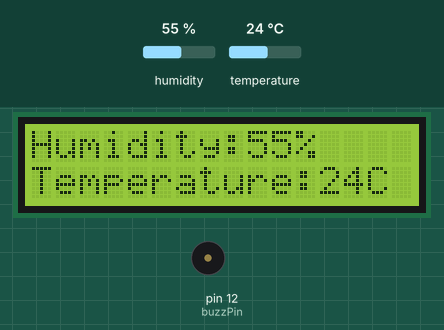
This sketch was run on a simulated Arduino Uno, built with avr-gcc and run on an emulated ATmega328P. On the bench: 16×2 character LCD, buzzer (waves = sounding, pin HIGH). The test bench sets the inputs (shaded band); at power-on: temperature 24 °C, humidity 55 %. What the sketch prints to the serial monitor is not drawn.

Above: at 3.2 s.
3.3 s: temperature set to 28 °C
At 4.6 s:
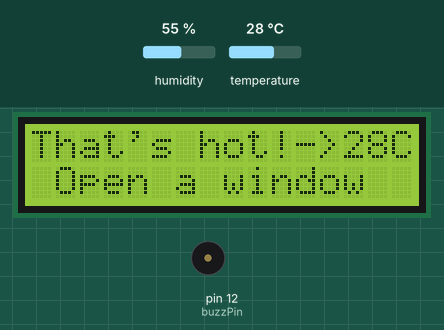
6.9 s: temperature set to 12 °C
At 8.1 s:
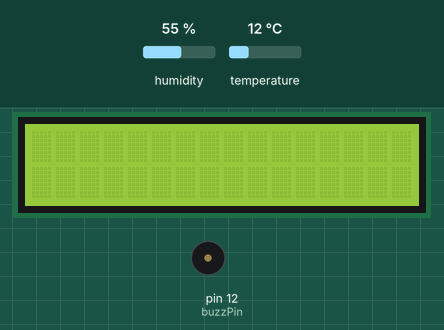
9.1 s: humidity set to 22 %
At 10.5 s:
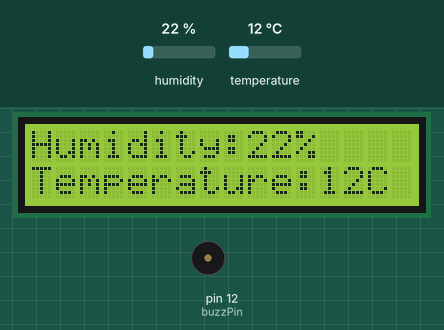
11.1 s: humidity set to 40 %
At 12.8 s:
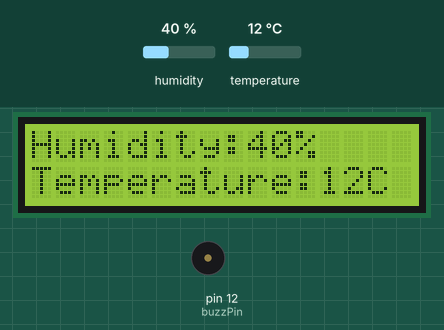
13.2 s: temperature set to 33 °C
At 15.0 s:
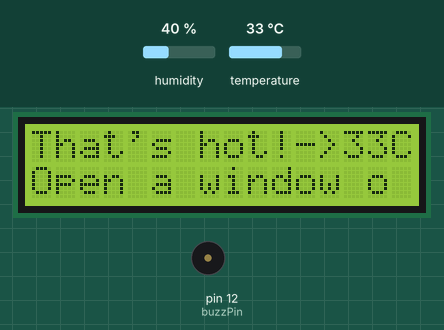
Timing chart, 0 to 28.0 s (numbered marks = the images above; inputs shaded):
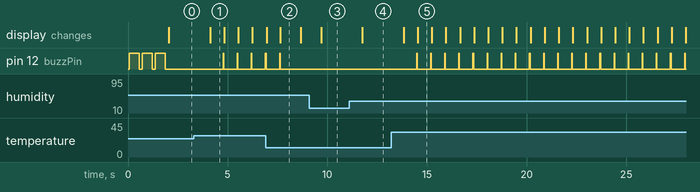

The sketch:

sensor.ino
```cpp
// include data.h file for all libraries and constants
#include "data.h"

// create a DHT object
dht DHT;

/*
* humidity and temperature variables are created
* in this scope as they are to be manipulated
*/
int humidity = 0, temperature = 0;

// variables that will be used in the manipulation of the Strings
int end = 0;
String displayMessage = "";

// create an LCD object
LiquidCrystal lcd = LiquidCrystal(RS, E, D4, D5, D6, D7);

// setup code to run once
void setup()
{
  // begin the serial monitor at a 9600 baud rate
  Serial.begin(9600);
  // set the buzzer pin as OUTPUT
  pinMode(buzzPin, OUTPUT);
  // specify the LCD's number of columns and rows
  lcd.begin(16, 2);
  // run the boot sequence
  bootSequence();
}

// code to loop through
void loop()
{
  // call a method to read the temperature and humidity info
  getReading();

  /*
  * while the sensor reads the already defined "TOO_HOT"
  * value run thorugh the help message, beeper, etc
  */
  hotAction();

  //Wait 1 seconds before accessing sensor again.
  delay(1000);
}

/*
* a set of beeps (3) totalling 1.95 seconds to
* allow for the user to know the program begins,
* also giving time for the display and sensor to boot up
*/
void bootSequence()
{
  digitalWrite(buzzPin, HIGH);
  delay(500);
  digitalWrite(buzzPin, LOW);
  delay(150);
  digitalWrite(buzzPin, HIGH);
  delay(500);
  digitalWrite(buzzPin, LOW);
  delay(150);
  digitalWrite(buzzPin, HIGH);
  delay(500);
  digitalWrite(buzzPin, LOW);
  delay(150);
}

/*
* Get a reading from the sensor to show
* the Humidity (%) and the Temperature (degrees C)
* on the LCD display, using both its rows
*/
void getReading()
{
  // read the value/input from the DHT temp and humidity sensor
  DHT.read11(dht_apin);

  // set the temperature and humidity variables to read values
  humidity = DHT.humidity;
  temperature = DHT.temperature;

  // set the cursor on the first column and the first row
  lcd.setCursor(0, 0);
  // print the humidity values (as a percent (%))
  lcd.print("Humidity:");
  lcd.print(humidity);
  Serial.println(humidity);
  lcd.print("%");
  // set the cursor on the third column and the second row:
  lcd.setCursor(0, 1);
  // print the temperature values (in terms of degrees (C))
  lcd.print("Temperature:");
  lcd.print(temperature);
  Serial.println(temperature);
  lcd.print("C");
}

/*
* A set of actions the robot should do if the temperature
* gets too hot (i.e setting of a beeper, help message, etc).
*/
void hotAction()
{
  // temperature is too hot (27 degrees+) set off the actions
  if (temperature >= TOO_HOT)
  {
    for (int start = 0; start < msgLength; start++)
    {
      /*
      * read the sensor to retrieve the current
      * temperature to display and compare
      */
      DHT.read11(dht_apin);
      temperature = DHT.temperature;

      // print the current temperature on the first row
      lcd.setCursor(0, 0);
      lcd.print("That's hot!->");
      lcd.print(temperature);
      lcd.print("C");

      // begin printing to the second row
      lcd.setCursor(0, 1);
      // use the "end" variable as an index for help text printing
      end = start + 15;

      /*
      * loop the index around if the
      * sensor has not cooled down yet
      */
      if (end == (msgLength - 1))
      {
        start = 0;
        end = start + 15;
      }

      // shorten the message constant to make it fit on the display
      displayMessage = message.substring(start, end);

      //print the message, sliding along every 0.65 seconds
      lcd.print(displayMessage);
      delay(650);

      // beep after every letter
        digitalWrite(buzzPin, HIGH);
        delay(30);
        digitalWrite(buzzPin, LOW);

      // if the temperature is back to a regulated level, exit the loop
      if (temperature < TOO_HOT)
      {
        start = msgLength;
        lcd.clear();
      }
    }
  }
  // if the temperature is regulated, keep the beeper off
  else
  {
    digitalWrite(buzzPin, LOW);
  }
}
```

data.h
```cpp
// include libraries for display and sensor
#include "LiquidCrystal.h"
#include "dht.h"

// define constants for pins
#define dht_apin A0 // analog 0 for the temperature sensor
#define buzzPin 12 // digital 12 for the button

// define lcd display pins
#define RS 2
#define E 3
#define D4 4
#define D5 5
#define D6 6
#define D7 7

// define the temperature that is "too hot" and will set off the beeper
#define TOO_HOT 27

// empty String used for providing a readable message on scroll view
extern String emptyToAdd = "                ";
// store the message that is going oto be printed to the display
extern String message = " Open a window or door! Decrease this temp!" + emptyToAdd;
// define the length of the String in terms of an "int" variable
#define msgLength message.length()
```

Measured:
- the behaviour switches between 26 and 27 °C on temperature (found by bisection; images 0 and 1)
- after the input at 3.3 s, pin 12 (buzzPin): alternates HIGH for 0.03 s and LOW for 0.68 s, starting after 1.5 s; the display: changes after 0.82 s (image 1)
- after the input at 6.9 s, pin 12 (buzzPin): goes on until 7.6 s, then stays LOW
- after the input at 9.1 s, the display: changes after 0.59 s (image 3)
- after the input at 11.1 s, the display: changes after 0.65 s (image 4)
- after the input at 13.2 s, pin 12 (buzzPin): alternates HIGH for 0.03 s and LOW for 0.68 s, starting after 1.3 s; the display: first changes after 0.63 s (image 5 shows a later state)
- what the display in image 1 shows lasts 0.7 s, from 4.1 s to 4.8 s
